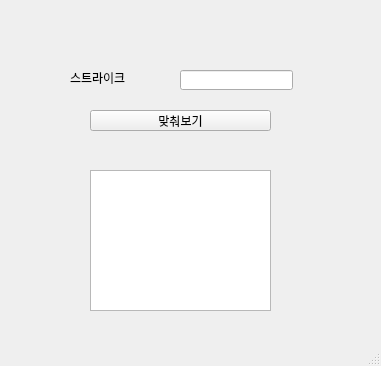
<?xml version="1.0" encoding="UTF-8"?>
<ui version="4.0">
 <class>MainWindow</class>
 <widget class="QMainWindow" name="MainWindow">
  <property name="geometry">
   <rect>
    <x>0</x>
    <y>0</y>
    <width>381</width>
    <height>366</height>
   </rect>
  </property>
  <property name="windowTitle">
   <string>MainWindow</string>
  </property>
  <widget class="QWidget" name="centralwidget">
   <widget class="QLabel" name="lbl">
    <property name="geometry">
     <rect>
      <x>70</x>
      <y>70</y>
      <width>91</width>
      <height>16</height>
     </rect>
    </property>
    <property name="text">
     <string>스트라이크</string>
    </property>
   </widget>
   <widget class="QLineEdit" name="le">
    <property name="geometry">
     <rect>
      <x>180</x>
      <y>70</y>
      <width>113</width>
      <height>20</height>
     </rect>
    </property>
   </widget>
   <widget class="QPushButton" name="pb">
    <property name="geometry">
     <rect>
      <x>90</x>
      <y>110</y>
      <width>181</width>
      <height>21</height>
     </rect>
    </property>
    <property name="text">
     <string>맞춰보기</string>
    </property>
   </widget>
   <widget class="QTextEdit" name="te">
    <property name="geometry">
     <rect>
      <x>90</x>
      <y>170</y>
      <width>181</width>
      <height>141</height>
     </rect>
    </property>
   </widget>
  </widget>
  <widget class="QMenuBar" name="menubar">
   <property name="geometry">
    <rect>
     <x>0</x>
     <y>0</y>
     <width>381</width>
     <height>21</height>
    </rect>
   </property>
  </widget>
  <widget class="QStatusBar" name="statusbar"/>
 </widget>
 <resources/>
 <connections/>
</ui>
